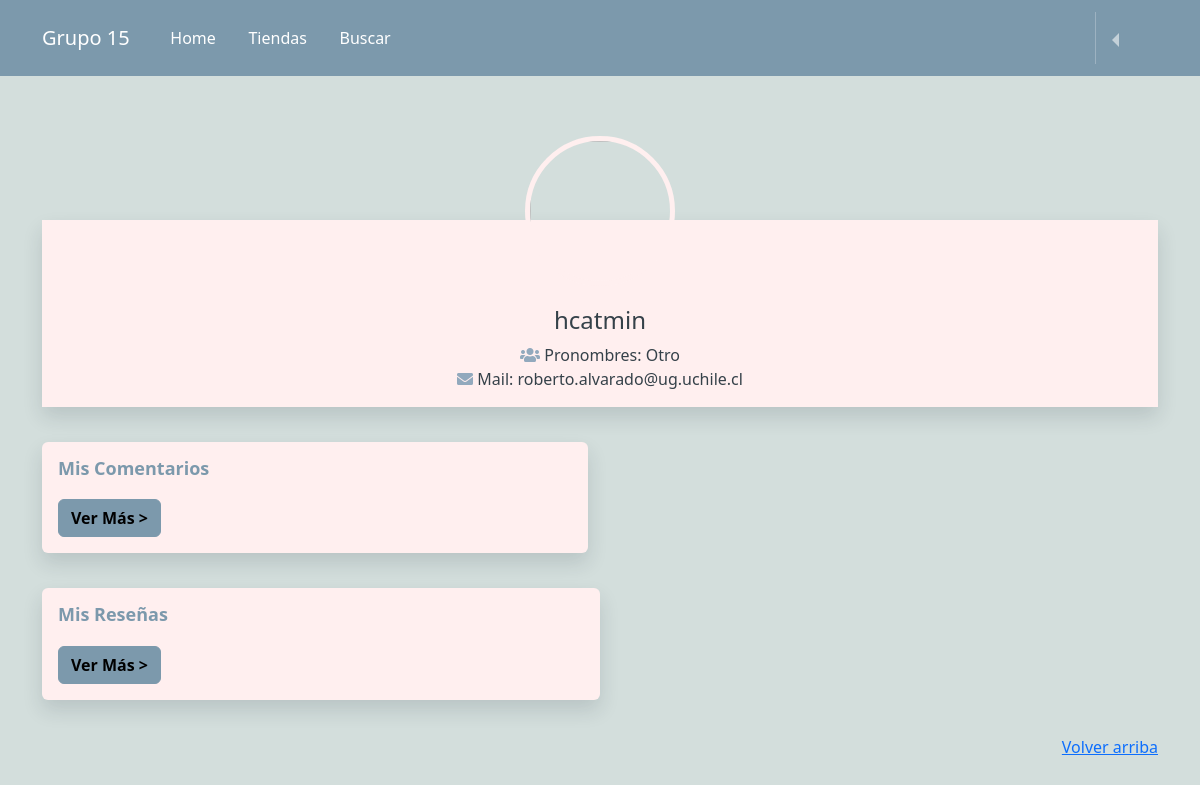
The page /profile/ (signed in) on the database as committed earlier.
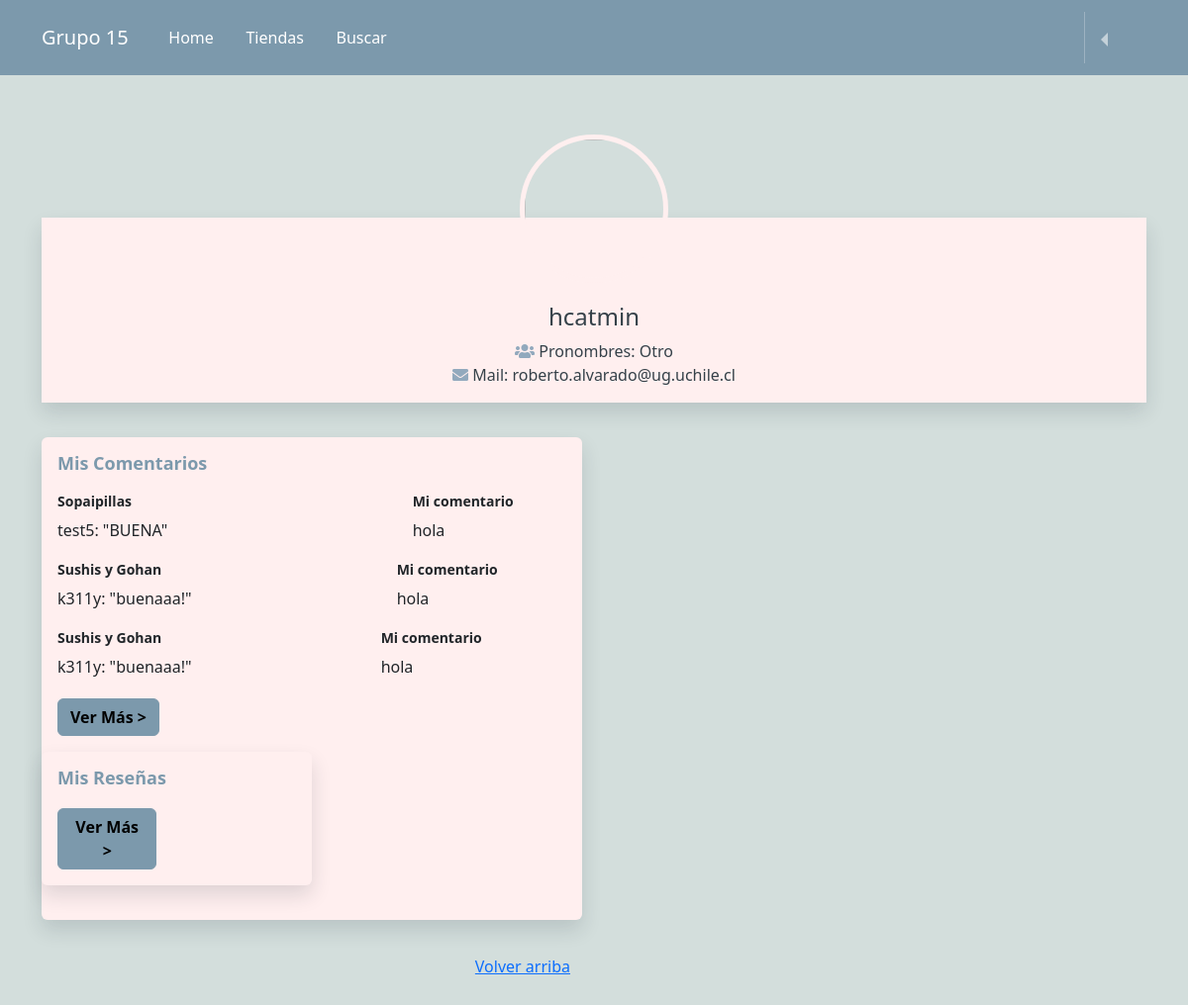
The same page on the database as committed later.
### reviews/models.py (models this page shows, shortened)
class User(AbstractUser):
  pronombres = [('La','La'),('El','El'), ('Le','Le'),('Otro','Otro')]
  pronombre = models.CharField(max_length=5,choices=pronombres)

class Comentario(models.Model):
    evaluacion = models.ForeignKey(Evaluacion, related_name='calificaciones', on_delete=models.CASCADE)
    comentarista = models.ForeignKey(User, on_delete=models.CASCADE)
    comentario = models.TextField(blank=False)
    es_util = models.BooleanField(default=False)
    like_comentario = models.IntegerField(default=0)
    dislike_comentario = models.IntegerField(default=0)
    fechacomentario = models.DateTimeField(auto_now_add=True)

class Evaluacion(models.Model):
    usuario = models.ForeignKey(User, on_delete=models.CASCADE)
    local_comida = models.ForeignKey(Puesto_de_comida, related_name='evaluaciones', on_delete=models.CASCADE)
    detalle = models.TextField(blank=True)
    calificacion_comida = models.IntegerField()
    calificacion_precio = models.IntegerField()
    calificacion_presentacion = models.IntegerField()
    likes = models.IntegerField(default=0)
    dislikes = models.IntegerField(default = 0)
    fecha = models.DateTimeField(auto_now_add=True)

class Puesto_de_comida(models.Model):
    nombre = models.CharField(max_length=200)
    dueño = models.CharField(max_length=200, blank=True)
    FotoLocal = models.ImageField(upload_to='Fotos_locales/', null=True, blank=True)
    def __str__(self):
        return self.nombre

### reviews/views.py (the view)
# urls.py: path('profile/', perfil, name="profile"),
@login_required
def perfil(request):
    reviews_usuario = Evaluacion.objects.filter(usuario_id = request.user)
    comentarios_usuario = Comentario.objects.filter(comentarista = request.user)
    return render(request, "perfil.html", {"reviews_usuario" : reviews_usuario, "comentarios_usuario" : comentarios_usuario})

### templates/perfil.html (shortened to what this page needs)
{% extends 'base.html' %}
{% load static %}
{% block content %}
<head>
  <link rel="stylesheet">
  <link href="https://cdnjs.cloudflare.com/ajax/libs/font-awesome/5.11.2/css/all.min.css" rel="stylesheet">
  <link rel="stylesheet" href="{% static 'css/perfil.css' %}">
</head>
{% if request.user.is_authenticated %}
<body>
  <div class="container">
    <div class="card social-prof">
      <div class="card-body hello">
        <div class="wrapper">
          <img src="https://img.freepik.com/premium-photo/cat-dressed-formal-business-suit-anthropomorphic-businessman-generative-ai_796128-1479.jpg?w=740" alt="" class="user-profile">
          <h4>{{request.user.username}}</h4>
        </div>
        <div class="social-info">
          <i class="fas fas fa-users mr-2" style="color: #92A9BD"></i>
          <span>Pronombres: {{request.user.pronombre}}</span>
        </div>
        <div class="social-info">
          <i class="fas fas fa-envelope mr-2" style="color: #92A9BD"></i>
          <span>Mail: {{request.user.email}}</span>
        </div>
      </div>
    </div>
    <div class="row">
      <div class="col-lg-6">
        <div class="card hello">
          <div class="card-body info-card social-about">
            <h2 class="text-blue">Mis Comentarios</h2>
            {% for comentario in comentarios_usuario|slice:":3" %}
            <div class="row">
              <div class="col-lg-8">
                <h5>{{comentario.evaluacion.local_comida}}</h5>
                  <div class="mb-3">
                    <p>{{comentario.evaluacion.usuario}}: "{{comentario.evaluacion.detalle}}"</p>
                  </div>
              </div>
              <div class="col-lg-4">
                <h5>Mi comentario</h5>
                <p>{{comentario.comentario}}</p>
              </div>
              {% endfor %}
              <div class="col-lg-5">
                <button class="btn see-more" id="see-more" data-toggle="modal" data-target="#CommentsModal">Ver Más ></button>
              </div>
            </div>
          </div>
        </div>
      </div>
      <div class="col-lg-6">
        <div class="card info-card hello">
          <div class="card-body">
            <h2 class="text-blue">Mis Reseñas</h2>
            <div class="col-lg-5">
              <button class="btn see-more" id="see-more" data-toggle="modal" data-target="#exampleModal">Ver Más ></button>
            </div>
          </div>
        </div>
      </div>
    </div>
</body>
{%endif%}
{% endblock %}

### templates/base.html (shortened to what this page needs)
{% load static %}
<!doctype html>
<html lang="en">
<head>
  <link rel="stylesheet" href="{% static 'owlcarousel/owl.carousel.min.css' %}">
  <link rel="stylesheet" href="{% static 'owlcarousel/owl.theme.default.min.css' %}">
  <link rel="stylesheet" href="{% static 'bootstrap-5.3.0-alpha3/css/bootstrap.min.css' %}">
  <link rel="stylesheet" href="{% static 'bootstrap-icons-1.10.5/font/bootstrap-icons.css' %}">
  <link rel="stylesheet" href="{% static 'css/style.css' %}">
</head>
<body>
  <header>
    <nav class="navbar fixed-top navbar-expand-lg navbar-dark " aria-label="Ninth navbar example">
      <div class="container-xl">
        <a class="navbar-brand">Grupo 15</a>
        <div class="navbar-collapse" id="nav-pc" hidden>
          <ul class="navbar-nav me-auto mb-2 mb-lg-0">
            <li class="nav-item">
              <a class="nav-link active" aria-current="page" href="{% url 'home' %}">
                <i class="bi bi-house"></i>
                Home
              </a>
            </li>
            <li class="nav-item">
              <a class="nav-link active" aria-current="page" href="{% url 'tiendas' %}">
                <i class="bi bi-geo-alt"></i>
                Tiendas
              </a>
            </li>
            <li class="nav-item">
              <a class="nav-link active" aria-current="page" href="{% url 'buscador' %}">
                <i class="bi bi-search"></i>
                Buscar
              </a>
            </li>
          </ul>
          <ul class="navbar-nav flex-row flex-wrap ms-md-auto">
            <li class="nav-item py-2 py-lg-1 col-4 col-lg-auto">
            </li>
            <li class="nav-item dropdown dropstart py-2 py-lg-1 col-4 col-lg-auto">
              <a class="nav-link dropdown-toggle fs-4" href="#" data-bs-toggle="dropdown" aria-expanded="false">
                <i class="bi bi-person-circle"></i>
              </a>
            </li>
          </ul>
        </div>
      </div>
    </nav>
  </header>
  {% block content%}
  {% endblock %}
  <footer>
    <div class="container">
      <p class="float-end mb-1">
        <a href="#">Volver arriba</a>
      </p>
    </div>
  </footer>
</body>
</html>

### static/css/style.css (style rules this page uses)
nav.navbar { background-color: #7C99AC; }
body { background-color: #D3DEDC; padding-top: 70px; padding-bottom: 90px; }

### static/css/perfil.css (style rules this page uses)
.card { margin-bottom: 35px; box-shadow: 0 10px 20px 0 rgba(26, 44, 57, 0.14); border: none; }
.social-prof { color: #354149; text-align: center; }
.social-prof .wrapper { width: 70%; margin: auto; margin-top: -100px; }
.social-prof img { width: 150px; height: 150px; border-radius: 50%; margin-bottom: 20px; border: 5px solid #FFEFEF; }
.text-blue { color: #3afe; }
.info-card h5 { font-size: 14px; font-weight: bolder; }
.info-card h2 { font-size: 18px; margin-bottom: 20px; color: #7C99AC; font-weight: bold; }
.social-about p { margin-bottom: 20px; }
.see-more { background-color: #7C99AC; color: black; font-weight: bold; border-color: #7C99AC; }
.hello { background-color: #FFEFEF; }

Rows that differ between the two databases and show on the page:
added Comentario: evaluacion.local_comida "Sopaipillas", evaluacion.usuario "test5", evaluacion.detalle "BUENA", comentario "hola"
added Comentario: evaluacion.local_comida "Sushis y Gohan", evaluacion.usuario "k311y", evaluacion.detalle "buenaaa!", comentario "hola"
added Comentario: evaluacion.local_comida "Sushis y Gohan", evaluacion.usuario "k311y", evaluacion.detalle "buenaaa!", comentario "hola"
